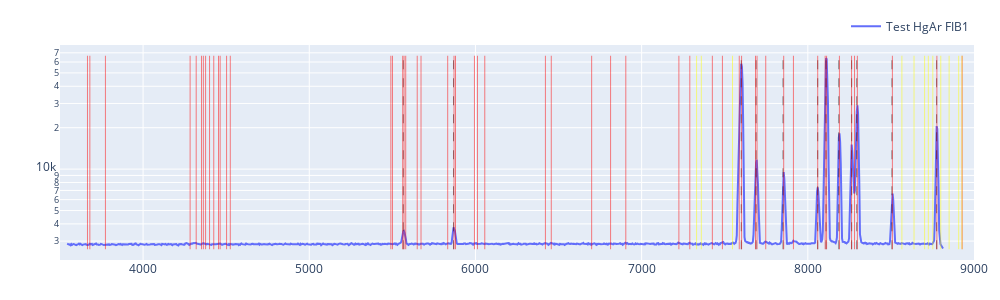

Notebook source saved alongside this figure:
### Code cell
import numpy as np
import plotly.graph_objects as go

def to_native_float(a):
    a = np.asarray(a)

    if a.dtype.byteorder not in ("=", "|"):
        a = a.byteswap().view(a.dtype.newbyteorder("="))

    return np.ascontiguousarray(a, dtype=np.float64)

# Convert arrays for Plotly (native endian)
x = to_native_float(solx)
y2 = to_native_float(kr_f1)

fig = go.Figure()
fig.add_trace(go.Scatter(x=x, y=y2, mode="lines", name="Test HgAr FIB1"))

peaks, _ = find_peaks(kr_f1, height=1000, width=(0, 15), prominence=500)
peaks = refine_peaks(kr_f1, peaks, window_width=5)

ymin = np.nanmin(y1[y1 > 0])
ymax = np.nanmax(y1)

for p in peaks:
    xp = float(x[int(p)])

    fig.add_trace(
        go.Scatter(
            x=[xp, xp],
            y=[ymin, ymax],
            mode="lines",
            line=dict(color="black", width=0.5, dash="dash"),
            hovertemplate=(
                "Peak<br>"
                f"pixel = {p:.2f}<br>"
                "λ = %{x:.2f}<br>"
                "<extra></extra>"
            ),
            showlegend=False
        )
    )

for line in newport_kr["Wavelength (nm)"]:
    lam = float(line) * 10.0
    fig.add_trace(
        go.Scatter(
            x=[lam, lam],
            y=[ymin, ymax],
            mode="lines",
            line=dict(color="red", width=0.5),
            hovertemplate=(
                "Kr line<br>"
                "λ = %{x:.2f}<br>"
                "<extra></extra>"
            ),
            showlegend=False
        )
    )
for line in newport_kr["Wavelength (nm)"]:
    lam = float(line) * 10.0 * 2
    fig.add_trace(
        go.Scatter(
            x=[lam, lam],
            y=[ymin, ymax],
            mode="lines",
            line=dict(color="yellow", width=0.5),
            hovertemplate=(
                "Kr 2rd line<br>"
                "λ = %{x:.2f}<br>"
                "<extra></extra>"
            ),
            showlegend=False
        )
    )

fig.update_layout(
    width=1000,
    height=300,
    yaxis_type="log",
    xaxis_range=[3500, 9000],
    margin=dict(l=60, r=20, t=40, b=40),
    legend=dict(orientation="h", y=1.02, x=1, xanchor="right", yanchor="bottom"),
)

fig.show()

### Figure 1 — Plotly figure (JSON) as saved in the notebook; plotly's stock layout.template omitted (floating-point values rounded to 4 significant figures; data arrays with more than 128 entries replaced by an {"elided": "..."} marker saying what was removed)
{"data": [{"mode": "lines", "name": "Test HgAr FIB1", "type": "scatter", "x": {"elided": "1340 float values"}, "y": {"elided": "1340 float values"}}, {"hovertemplate": "Peak<br>pixel = 502.74<br>λ = %{x:.2f}<br><extra></extra>", "line": {"color": "black", "dash": "dash", "width": 0.5}, "mode": "lines", "showlegend": false, "type": "scatter", "x": [5566.0, 5566.0], "y": [2617.0, 66660.0]}, {"hovertemplate": "Peak<br>pixel = 579.51<br>λ = %{x:.2f}<br><extra></extra>", "line": {"color": "black", "dash": "dash", "width": 0.5}, "mode": "lines", "showlegend": false, "type": "scatter", "x": [5868.0, 5868.0], "y": [2617.0, 66660.0]}, {"hovertemplate": "Peak<br>pixel = 1024.09<br>λ = %{x:.2f}<br><extra></extra>", "line": {"color": "black", "dash": "dash", "width": 0.5}, "mode": "lines", "showlegend": false, "type": "scatter", "x": [7600.0, 7600.0], "y": [2617.0, 66660.0]}, {"hovertemplate": "Peak<br>pixel = 1047.66<br>λ = %{x:.2f}<br><extra></extra>", "line": {"color": "black", "dash": "dash", "width": 0.5}, "mode": "lines", "showlegend": false, "type": "scatter", "x": [7689.0, 7689.0], "y": [2617.0, 66660.0]}, {"hovertemplate": "Peak<br>pixel = 1089.97<br>λ = %{x:.2f}<br><extra></extra>", "line": {"color": "black", "dash": "dash", "width": 0.5}, "mode": "lines", "showlegend": false, "type": "scatter", "x": [7851.0, 7851.0], "y": [2617.0, 66660.0]}, {"hovertemplate": "Peak<br>pixel = 1143.00<br>λ = %{x:.2f}<br><extra></extra>", "line": {"color": "black", "dash": "dash", "width": 0.5}, "mode": "lines", "showlegend": false, "type": "scatter", "x": [8059.0, 8059.0], "y": [2617.0, 66660.0]}, {"hovertemplate": "Peak<br>pixel = 1156.57<br>λ = %{x:.2f}<br><extra></extra>", "line": {"color": "black", "dash": "dash", "width": 0.5}, "mode": "lines", "showlegend": false, "type": "scatter", "x": [8110.0, 8110.0], "y": [2617.0, 66660.0]}, {"hovertemplate": "Peak<br>pixel = 1176.94<br>λ = %{x:.2f}<br><extra></extra>", "line": {"color": "black", "dash": "dash", "width": 0.5}, "mode": "lines", "showlegend": false, "type": "scatter", "x": [8187.0, 8187.0], "y": [2617.0, 66660.0]}, {"hovertemplate": "Peak<br>pixel = 1196.30<br>λ = %{x:.2f}<br><extra></extra>", "line": {"color": "black", "dash": "dash", "width": 0.5}, "mode": "lines", "showlegend": false, "type": "scatter", "x": [8264.0, 8264.0], "y": [2617.0, 66660.0]}, {"hovertemplate": "Peak<br>pixel = 1204.94<br>λ = %{x:.2f}<br><extra></extra>", "line": {"color": "black", "dash": "dash", "width": 0.5}, "mode": "lines", "showlegend": false, "type": "scatter", "x": [8295.0, 8295.0], "y": [2617.0, 66660.0]}, {"hovertemplate": "Peak<br>pixel = 1259.73<br>λ = %{x:.2f}<br><extra></extra>", "line": {"color": "black", "dash": "dash", "width": 0.5}, "mode": "lines", "showlegend": false, "type": "scatter", "x": [8506.0, 8506.0], "y": [2617.0, 66660.0]}, {"hovertemplate": "Peak<br>pixel = 1329.28<br>λ = %{x:.2f}<br><extra></extra>", "line": {"color": "black", "dash": "dash", "width": 0.5}, "mode": "lines", "showlegend": false, "type": "scatter", "x": [8775.0, 8775.0], "y": [2617.0, 66660.0]}, {"hovertemplate": "Kr line<br>λ = %{x:.2f}<br><extra></extra>", "line": {"color": "red", "width": 0.5}, "mode": "lines", "showlegend": false, "type": "scatter", "x": [3665.0, 3665.0], "y": [2617.0, 66660.0]}, {"hovertemplate": "Kr line<br>λ = %{x:.2f}<br><extra></extra>", "line": {"color": "red", "width": 0.5}, "mode": "lines", "showlegend": false, "type": "scatter", "x": [3680.0, 3680.0], "y": [2617.0, 66660.0]}, {"hovertemplate": "Kr line<br>λ = %{x:.2f}<br><extra></extra>", "line": {"color": "red", "width": 0.5}, "mode": "lines", "showlegend": false, "type": "scatter", "x": [3773.0, 3773.0], "y": [2617.0, 66660.0]}, {"hovertemplate": "Kr line<br>λ = %{x:.2f}<br><extra></extra>", "line": {"color": "red", "width": 0.5}, "mode": "lines", "showlegend": false, "type": "scatter", "x": [4283, 4283], "y": [2617.0, 66660.0]}, {"hovertemplate": "Kr line<br>λ = %{x:.2f}<br><extra></extra>", "line": {"color": "red", "width": 0.5}, "mode": "lines", "showlegend": false, "type": "scatter", "x": [4320.0, 4320.0], "y": [2617.0, 66660.0]}, {"hovertemplate": "Kr line<br>λ = %{x:.2f}<br><extra></extra>", "line": {"color": "red", "width": 0.5}, "mode": "lines", "showlegend": false, "type": "scatter", "x": [4351.0, 4351.0], "y": [2617.0, 66660.0]}, {"hovertemplate": "Kr line<br>λ = %{x:.2f}<br><extra></extra>", "line": {"color": "red", "width": 0.5}, "mode": "lines", "showlegend": false, "type": "scatter", "x": [4363.0, 4363.0], "y": [2617.0, 66660.0]}, {"hovertemplate": "Kr line<br>λ = %{x:.2f}<br><extra></extra>", "line": {"color": "red", "width": 0.5}, "mode": "lines", "showlegend": false, "type": "scatter", "x": [4376.0, 4376.0], "y": [2617.0, 66660.0]}, {"hovertemplate": "Kr line<br>λ = %{x:.2f}<br><extra></extra>", "line": {"color": "red", "width": 0.5}, "mode": "lines", "showlegend": false, "type": "scatter", "x": [4400, 4400], "y": [2617.0, 66660.0]}, {"hovertemplate": "Kr line<br>λ = %{x:.2f}<br><extra></extra>", "line": {"color": "red", "width": 0.5}, "mode": "lines", "showlegend": false, "type": "scatter", "x": [4425.0, 4425.0], "y": [2617.0, 66660.0]}, {"hovertemplate": "Kr line<br>λ = %{x:.2f}<br><extra></extra>", "line": {"color": "red", "width": 0.5}, "mode": "lines", "showlegend": false, "type": "scatter", "x": [4454.0, 4454.0], "y": [2617.0, 66660.0]}, {"hovertemplate": "Kr line<br>λ = %{x:.2f}<br><extra></extra>", "line": {"color": "red", "width": 0.5}, "mode": "lines", "showlegend": false, "type": "scatter", "x": [4464.0, 4464.0], "y": [2617.0, 66660.0]}, {"hovertemplate": "Kr line<br>λ = %{x:.2f}<br><extra></extra>", "line": {"color": "red", "width": 0.5}, "mode": "lines", "showlegend": false, "type": "scatter", "x": [4502.0, 4502.0], "y": [2617.0, 66660.0]}, {"hovertemplate": "Kr line<br>λ = %{x:.2f}<br><extra></extra>", "line": {"color": "red", "width": 0.5}, "mode": "lines", "showlegend": false, "type": "scatter", "x": [4525.0, 4525.0], "y": [2617.0, 66660.0]}, {"hovertemplate": "Kr line<br>λ = %{x:.2f}<br><extra></extra>", "line": {"color": "red", "width": 0.5}, "mode": "lines", "showlegend": false, "type": "scatter", "x": [5491.0, 5491.0], "y": [2617.0, 66660.0]}, {"hovertemplate": "Kr line<br>λ = %{x:.2f}<br><extra></extra>", "line": {"color": "red", "width": 0.5}, "mode": "lines", "showlegend": false, "type": "scatter", "x": [5501.0, 5501.0], "y": [2617.0, 66660.0]}, {"hovertemplate": "Kr line<br>λ = %{x:.2f}<br><extra></extra>", "line": {"color": "red", "width": 0.5}, "mode": "lines", "showlegend": false, "type": "scatter", "x": [5562.0, 5562.0], "y": [2617.0, 66660.0]}, {"hovertemplate": "Kr line<br>λ = %{x:.2f}<br><extra></extra>", "line": {"color": "red", "width": 0.5}, "mode": "lines", "showlegend": false, "type": "scatter", "x": [5570.0, 5570.0], "y": [2617.0, 66660.0]}, {"hovertemplate": "Kr line<br>λ = %{x:.2f}<br><extra></extra>", "line": {"color": "red", "width": 0.5}, "mode": "lines", "showlegend": false, "type": "scatter", "x": [5580.0, 5580.0], "y": [2617.0, 66660.0]}, {"hovertemplate": "Kr line<br>λ = %{x:.2f}<br><extra></extra>", "line": {"color": "red", "width": 0.5}, "mode": "lines", "showlegend": false, "type": "scatter", "x": [5650.0, 5650.0], "y": [2617.0, 66660.0]}, {"hovertemplate": "Kr line<br>λ = %{x:.2f}<br><extra></extra>", "line": {"color": "red", "width": 0.5}, "mode": "lines", "showlegend": false, "type": "scatter", "x": [5672.0, 5672.0], "y": [2617.0, 66660.0]}, {"hovertemplate": "Kr line<br>λ = %{x:.2f}<br><extra></extra>", "line": {"color": "red", "width": 0.5}, "mode": "lines", "showlegend": false, "type": "scatter", "x": [5833.0, 5833.0], "y": [2617.0, 66660.0]}, {"hovertemplate": "Kr line<br>λ = %{x:.2f}<br><extra></extra>", "line": {"color": "red", "width": 0.5}, "mode": "lines", "showlegend": false, "type": "scatter", "x": [5871.0, 5871.0], "y": [2617.0, 66660.0]}, {"hovertemplate": "Kr line<br>λ = %{x:.2f}<br><extra></extra>", "line": {"color": "red", "width": 0.5}, "mode": "lines", "showlegend": false, "type": "scatter", "x": [5880.0, 5880.0], "y": [2617.0, 66660.0]}, {"hovertemplate": "Kr line<br>λ = %{x:.2f}<br><extra></extra>", "line": {"color": "red", "width": 0.5}, "mode": "lines", "showlegend": false, "type": "scatter", "x": [5994.0, 5994.0], "y": [2617.0, 66660.0]}, {"hovertemplate": "Kr line<br>λ = %{x:.2f}<br><extra></extra>", "line": {"color": "red", "width": 0.5}, "mode": "lines", "showlegend": false, "type": "scatter", "x": [6012.0, 6012.0], "y": [2617.0, 66660.0]}, {"hovertemplate": "Kr line<br>λ = %{x:.2f}<br><extra></extra>", "line": {"color": "red", "width": 0.5}, "mode": "lines", "showlegend": false, "type": "scatter", "x": [6056.0, 6056.0], "y": [2617.0, 66660.0]}, {"hovertemplate": "Kr line<br>λ = %{x:.2f}<br><extra></extra>", "line": {"color": "red", "width": 0.5}, "mode": "lines", "showlegend": false, "type": "scatter", "x": [6421, 6421], "y": [2617.0, 66660.0]}, {"hovertemplate": "Kr line<br>λ = %{x:.2f}<br><extra></extra>", "line": {"color": "red", "width": 0.5}, "mode": "lines", "showlegend": false, "type": "scatter", "x": [6456.0, 6456.0], "y": [2617.0, 66660.0]}, {"hovertemplate": "Kr line<br>λ = %{x:.2f}<br><extra></extra>", "line": {"color": "red", "width": 0.5}, "mode": "lines", "showlegend": false, "type": "scatter", "x": [6699.0, 6699.0], "y": [2617.0, 66660.0]}, {"hovertemplate": "Kr line<br>λ = %{x:.2f}<br><extra></extra>", "line": {"color": "red", "width": 0.5}, "mode": "lines", "showlegend": false, "type": "scatter", "x": [6813.0, 6813.0], "y": [2617.0, 66660.0]}, {"hovertemplate": "Kr line<br>λ = %{x:.2f}<br><extra></extra>", "line": {"color": "red", "width": 0.5}, "mode": "lines", "showlegend": false, "type": "scatter", "x": [6905.0, 6905.0], "y": [2617.0, 66660.0]}, {"hovertemplate": "Kr line<br>λ = %{x:.2f}<br><extra></extra>", "line": {"color": "red", "width": 0.5}, "mode": "lines", "showlegend": false, "type": "scatter", "x": [7224.0, 7224.0], "y": [2617.0, 66660.0]}, {"hovertemplate": "Kr line<br>λ = %{x:.2f}<br><extra></extra>", "line": {"color": "red", "width": 0.5}, "mode": "lines", "showlegend": false, "type": "scatter", "x": [7290.0, 7290.0], "y": [2617.0, 66660.0]}, {"hovertemplate": "Kr line<br>λ = %{x:.2f}<br><extra></extra>", "line": {"color": "red", "width": 0.5}, "mode": "lines", "showlegend": false, "type": "scatter", "x": [7426.0, 7426.0], "y": [2617.0, 66660.0]}, {"hovertemplate": "Kr line<br>λ = %{x:.2f}<br><extra></extra>", "line": {"color": "red", "width": 0.5}, "mode": "lines", "showlegend": false, "type": "scatter", "x": [7486.0, 7486.0], "y": [2617.0, 66660.0]}, {"hovertemplate": "Kr line<br>λ = %{x:.2f}<br><extra></extra>", "line": {"color": "red", "width": 0.5}, "mode": "lines", "showlegend": false, "type": "scatter", "x": [7587.0, 7587.0], "y": [2617.0, 66660.0]}, {"hovertemplate": "Kr line<br>λ = %{x:.2f}<br><extra></extra>", "line": {"color": "red", "width": 0.5}, "mode": "lines", "showlegend": false, "type": "scatter", "x": [7602.0, 7602.0], "y": [2617.0, 66660.0]}, {"hovertemplate": "Kr line<br>λ = %{x:.2f}<br><extra></extra>", "line": {"color": "red", "width": 0.5}, "mode": "lines", "showlegend": false, "type": "scatter", "x": [7685.0, 7685.0], "y": [2617.0, 66660.0]}, {"hovertemplate": "Kr line<br>λ = %{x:.2f}<br><extra></extra>", "line": {"color": "red", "width": 0.5}, "mode": "lines", "showlegend": false, "type": "scatter", "x": [7694.0, 7694.0], "y": [2617.0, 66660.0]}, {"hovertemplate": "Kr line<br>λ = %{x:.2f}<br><extra></extra>", "line": {"color": "red", "width": 0.5}, "mode": "lines", "showlegend": false, "type": "scatter", "x": [7747.0, 7747.0], "y": [2617.0, 66660.0]}, {"hovertemplate": "Kr line<br>λ = %{x:.2f}<br><extra></extra>", "line": {"color": "red", "width": 0.5}, "mode": "lines", "showlegend": false, "type": "scatter", "x": [7855.0, 7855.0], "y": [2617.0, 66660.0]}, {"hovertemplate": "Kr line<br>λ = %{x:.2f}<br><extra></extra>", "line": {"color": "red", "width": 0.5}, "mode": "lines", "showlegend": false, "type": "scatter", "x": [7913.0, 7913.0], "y": [2617.0, 66660.0]}, {"hovertemplate": "Kr line<br>λ = %{x:.2f}<br><extra></extra>", "line": {"color": "red", "width": 0.5}, "mode": "lines", "showlegend": false, "type": "scatter", "x": [8060.0, 8060.0], "y": [2617.0, 66660.0]}, {"hovertemplate": "Kr line<br>λ = %{x:.2f}<br><extra></extra>", "line": {"color": "red", "width": 0.5}, "mode": "lines", "showlegend": false, "type": "scatter", "x": [8104.0, 8104.0], "y": [2617.0, 66660.0]}, {"hovertemplate": "Kr line<br>λ = %{x:.2f}<br><extra></extra>", "line": {"color": "red", "width": 0.5}, "mode": "lines", "showlegend": false, "type": "scatter", "x": [8113.0, 8113.0], "y": [2617.0, 66660.0]}, {"hovertemplate": "Kr line<br>λ = %{x:.2f}<br><extra></extra>", "line": {"color": "red", "width": 0.5}, "mode": "lines", "showlegend": false, "type": "scatter", "x": [8190.0, 8190.0], "y": [2617.0, 66660.0]}, {"hovertemplate": "Kr line<br>λ = %{x:.2f}<br><extra></extra>", "line": {"color": "red", "width": 0.5}, "mode": "lines", "showlegend": false, "type": "scatter", "x": [8263.0, 8263.0], "y": [2617.0, 66660.0]}, {"hovertemplate": "Kr line<br>λ = %{x:.2f}<br><extra></extra>", "line": {"color": "red", "width": 0.5}, "mode": "lines", "showlegend": false, "type": "scatter", "x": [8281.0, 8281.0], "y": [2617.0, 66660.0]}, {"hovertemplate": "Kr line<br>λ = %{x:.2f}<br><extra></extra>", "line": {"color": "red", "width": 0.5}, "mode": "lines", "showlegend": false, "type": "scatter", "x": [8298.0, 8298.0], "y": [2617.0, 66660.0]}, {"hovertemplate": "Kr line<br>λ = %{x:.2f}<br><extra></extra>", "line": {"color": "red", "width": 0.5}, "mode": "lines", "showlegend": false, "type": "scatter", "x": [8509.0, 8509.0], "y": [2617.0, 66660.0]}, {"hovertemplate": "Kr line<br>λ = %{x:.2f}<br><extra></extra>", "line": {"color": "red", "width": 0.5}, "mode": "lines", "showlegend": false, "type": "scatter", "x": [8777.0, 8777.0], "y": [2617.0, 66660.0]}, {"hovertemplate": "Kr line<br>λ = %{x:.2f}<br><extra></extra>", "line": {"color": "red", "width": 0.5}, "mode": "lines", "showlegend": false, "type": "scatter", "x": [8929.0, 8929.0], "y": [2617.0, 66660.0]}, {"hovertemplate": "Kr 2rd line<br>λ = %{x:.2f}<br><extra></extra>", "line": {"color": "yellow", "width": 0.5}, "mode": "lines", "showlegend": false, "type": "scatter", "x": [7331.0, 7331.0], "y": [2617.0, 66660.0]}, {"hovertemplate": "Kr 2rd line<br>λ = %{x:.2f}<br><extra></extra>", "line": {"color": "yellow", "width": 0.5}, "mode": "lines", "showlegend": false, "type": "scatter", "x": [7359.0, 7359.0], "y": [2617.0, 66660.0]}, {"hovertemplate": "Kr 2rd line<br>λ = %{x:.2f}<br><extra></extra>", "line": {"color": "yellow", "width": 0.5}, "mode": "lines", "showlegend": false, "type": "scatter", "x": [7547.0, 7547.0], "y": [2617.0, 66660.0]}, {"hovertemplate": "Kr 2rd line<br>λ = %{x:.2f}<br><extra></extra>", "line": {"color": "yellow", "width": 0.5}, "mode": "lines", "showlegend": false, "type": "scatter", "x": [8566, 8566], "y": [2617.0, 66660.0]}, {"hovertemplate": "Kr 2rd line<br>λ = %{x:.2f}<br><extra></extra>", "line": {"color": "yellow", "width": 0.5}, "mode": "lines", "showlegend": false, "type": "scatter", "x": [8639.0, 8639.0], "y": [2617.0, 66660.0]}, {"hovertemplate": "Kr 2rd line<br>λ = %{x:.2f}<br><extra></extra>", "line": {"color": "yellow", "width": 0.5}, "mode": "lines", "showlegend": false, "type": "scatter", "x": [8703.0, 8703.0], "y": [2617.0, 66660.0]}, {"hovertemplate": "Kr 2rd line<br>λ = %{x:.2f}<br><extra></extra>", "line": {"color": "yellow", "width": 0.5}, "mode": "lines", "showlegend": false, "type": "scatter", "x": [8725.0, 8725.0], "y": [2617.0, 66660.0]}, {"hovertemplate": "Kr 2rd line<br>λ = %{x:.2f}<br><extra></extra>", "line": {"color": "yellow", "width": 0.5}, "mode": "lines", "showlegend": false, "type": "scatter", "x": [8752.0, 8752.0], "y": [2617.0, 66660.0]}, {"hovertemplate": "Kr 2rd line<br>λ = %{x:.2f}<br><extra></extra>", "line": {"color": "yellow", "width": 0.5}, "mode": "lines", "showlegend": false, "type": "scatter", "x": [8800, 8800], "y": [2617.0, 66660.0]}, {"hovertemplate": "Kr 2rd line<br>λ = %{x:.2f}<br><extra></extra>", "line": {"color": "yellow", "width": 0.5}, "mode": "lines", "showlegend": false, "type": "scatter", "x": [8850.0, 8850.0], "y": [2617.0, 66660.0]}, {"hovertemplate": "Kr 2rd line<br>λ = %{x:.2f}<br><extra></extra>", "line": {"color": "yellow", "width": 0.5}, "mode": "lines", "showlegend": false, "type": "scatter", "x": [8908.0, 8908.0], "y": [2617.0, 66660.0]}, {"hovertemplate": "Kr 2rd line<br>λ = %{x:.2f}<br><extra></extra>", "line": {"color": "yellow", "width": 0.5}, "mode": "lines", "showlegend": false, "type": "scatter", "x": [8927.0, 8927.0], "y": [2617.0, 66660.0]}, {"hovertemplate": "Kr 2rd line<br>λ = %{x:.2f}<br><extra></extra>", "line": {"color": "yellow", "width": 0.5}, "mode": "lines", "showlegend": false, "type": "scatter", "x": [9005.0, 9005.0], "y": [2617.0, 66660.0]}, {"hovertemplate": "Kr 2rd line<br>λ = %{x:.2f}<br><extra></extra>", "line": {"color": "yellow", "width": 0.5}, "mode": "lines", "showlegend": false, "type": "scatter", "x": [9049.0, 9049.0], "y": [2617.0, 66660.0]}, {"hovertemplate": "Kr 2rd line<br>λ = %{x:.2f}<br><extra></extra>", "line": {"color": "yellow", "width": 0.5}, "mode": "lines", "showlegend": false, "type": "scatter", "x": [10980.0, 10980.0], "y": [2617.0, 66660.0]}, {"hovertemplate": "Kr 2rd line<br>λ = %{x:.2f}<br><extra></extra>", "line": {"color": "yellow", "width": 0.5}, "mode": "lines", "showlegend": false, "type": "scatter", "x": [11000.0, 11000.0], "y": [2617.0, 66660.0]}, {"hovertemplate": "Kr 2rd line<br>λ = %{x:.2f}<br><extra></extra>", "line": {"color": "yellow", "width": 0.5}, "mode": "lines", "showlegend": false, "type": "scatter", "x": [11120.0, 11120.0], "y": [2617.0, 66660.0]}, {"hovertemplate": "Kr 2rd line<br>λ = %{x:.2f}<br><extra></extra>", "line": {"color": "yellow", "width": 0.5}, "mode": "lines", "showlegend": false, "type": "scatter", "x": [11140.0, 11140.0], "y": [2617.0, 66660.0]}, {"hovertemplate": "Kr 2rd line<br>λ = %{x:.2f}<br><extra></extra>", "line": {"color": "yellow", "width": 0.5}, "mode": "lines", "showlegend": false, "type": "scatter", "x": [11160.0, 11160.0], "y": [2617.0, 66660.0]}, {"hovertemplate": "Kr 2rd line<br>λ = %{x:.2f}<br><extra></extra>", "line": {"color": "yellow", "width": 0.5}, "mode": "lines", "showlegend": false, "type": "scatter", "x": [11300.0, 11300.0], "y": [2617.0, 66660.0]}, {"hovertemplate": "Kr 2rd line<br>λ = %{x:.2f}<br><extra></extra>", "line": {"color": "yellow", "width": 0.5}, "mode": "lines", "showlegend": false, "type": "scatter", "x": [11345, 11345], "y": [2617.0, 66660.0]}, {"hovertemplate": "Kr 2rd line<br>λ = %{x:.2f}<br><extra></extra>", "line": {"color": "yellow", "width": 0.5}, "mode": "lines", "showlegend": false, "type": "scatter", "x": [11670.0, 11670.0], "y": [2617.0, 66660.0]}, {"hovertemplate": "Kr 2rd line<br>λ = %{x:.2f}<br><extra></extra>", "line": {"color": "yellow", "width": 0.5}, "mode": "lines", "showlegend": false, "type": "scatter", "x": [11740.0, 11740.0], "y": [2617.0, 66660.0]}, {"hovertemplate": "Kr 2rd line<br>λ = %{x:.2f}<br><extra></extra>", "line": {"color": "yellow", "width": 0.5}, "mode": "lines", "showlegend": false, "type": "scatter", "x": [11760.0, 11760.0], "y": [2617.0, 66660.0]}, {"hovertemplate": "Kr 2rd line<br>λ = %{x:.2f}<br><extra></extra>", "line": {"color": "yellow", "width": 0.5}, "mode": "lines", "showlegend": false, "type": "scatter", "x": [11990.0, 11990.0], "y": [2617.0, 66660.0]}, {"hovertemplate": "Kr 2rd line<br>λ = %{x:.2f}<br><extra></extra>", "line": {"color": "yellow", "width": 0.5}, "mode": "lines", "showlegend": false, "type": "scatter", "x": [12020.0, 12020.0], "y": [2617.0, 66660.0]}, {"hovertemplate": "Kr 2rd line<br>λ = %{x:.2f}<br><extra></extra>", "line": {"color": "yellow", "width": 0.5}, "mode": "lines", "showlegend": false, "type": "scatter", "x": [12110.0, 12110.0], "y": [2617.0, 66660.0]}, {"hovertemplate": "Kr 2rd line<br>λ = %{x:.2f}<br><extra></extra>", "line": {"color": "yellow", "width": 0.5}, "mode": "lines", "showlegend": false, "type": "scatter", "x": [12842, 12842], "y": [2617.0, 66660.0]}, {"hovertemplate": "Kr 2rd line<br>λ = %{x:.2f}<br><extra></extra>", "line": {"color": "yellow", "width": 0.5}, "mode": "lines", "showlegend": false, "type": "scatter", "x": [12910.0, 12910.0], "y": [2617.0, 66660.0]}, {"hovertemplate": "Kr 2rd line<br>λ = %{x:.2f}<br><extra></extra>", "line": {"color": "yellow", "width": 0.5}, "mode": "lines", "showlegend": false, "type": "scatter", "x": [13400.0, 13400.0], "y": [2617.0, 66660.0]}, {"hovertemplate": "Kr 2rd line<br>λ = %{x:.2f}<br><extra></extra>", "line": {"color": "yellow", "width": 0.5}, "mode": "lines", "showlegend": false, "type": "scatter", "x": [13630.0, 13630.0], "y": [2617.0, 66660.0]}, {"hovertemplate": "Kr 2rd line<br>λ = %{x:.2f}<br><extra></extra>", "line": {"color": "yellow", "width": 0.5}, "mode": "lines", "showlegend": false, "type": "scatter", "x": [13810.0, 13810.0], "y": [2617.0, 66660.0]}, {"hovertemplate": "Kr 2rd line<br>λ = %{x:.2f}<br><extra></extra>", "line": {"color": "yellow", "width": 0.5}, "mode": "lines", "showlegend": false, "type": "scatter", "x": [14450.0, 14450.0], "y": [2617.0, 66660.0]}, {"hovertemplate": "Kr 2rd line<br>λ = %{x:.2f}<br><extra></extra>", "line": {"color": "yellow", "width": 0.5}, "mode": "lines", "showlegend": false, "type": "scatter", "x": [14580.0, 14580.0], "y": [2617.0, 66660.0]}, {"hovertemplate": "Kr 2rd line<br>λ = %{x:.2f}<br><extra></extra>", "line": {"color": "yellow", "width": 0.5}, "mode": "lines", "showlegend": false, "type": "scatter", "x": [14851, 14851], "y": [2617.0, 66660.0]}, {"hovertemplate": "Kr 2rd line<br>λ = %{x:.2f}<br><extra></extra>", "line": {"color": "yellow", "width": 0.5}, "mode": "lines", "showlegend": false, "type": "scatter", "x": [14970.0, 14970.0], "y": [2617.0, 66660.0]}, {"hovertemplate": "Kr 2rd line<br>λ = %{x:.2f}<br><extra></extra>", "line": {"color": "yellow", "width": 0.5}, "mode": "lines", "showlegend": false, "type": "scatter", "x": [15170.0, 15170.0], "y": [2617.0, 66660.0]}, {"hovertemplate": "Kr 2rd line<br>λ = %{x:.2f}<br><extra></extra>", "line": {"color": "yellow", "width": 0.5}, "mode": "lines", "showlegend": false, "type": "scatter", "x": [15203, 15203], "y": [2617.0, 66660.0]}, {"hovertemplate": "Kr 2rd line<br>λ = %{x:.2f}<br><extra></extra>", "line": {"color": "yellow", "width": 0.5}, "mode": "lines", "showlegend": false, "type": "scatter", "x": [15370.0, 15370.0], "y": [2617.0, 66660.0]}, {"hovertemplate": "Kr 2rd line<br>λ = %{x:.2f}<br><extra></extra>", "line": {"color": "yellow", "width": 0.5}, "mode": "lines", "showlegend": false, "type": "scatter", "x": [15389, 15389], "y": [2617.0, 66660.0]}, {"hovertemplate": "Kr 2rd line<br>λ = %{x:.2f}<br><extra></extra>", "line": {"color": "yellow", "width": 0.5}, "mode": "lines", "showlegend": false, "type": "scatter", "x": [15490.0, 15490.0], "y": [2617.0, 66660.0]}, {"hovertemplate": "Kr 2rd line<br>λ = %{x:.2f}<br><extra></extra>", "line": {"color": "yellow", "width": 0.5}, "mode": "lines", "showlegend": false, "type": "scatter", "x": [15710.0, 15710.0], "y": [2617.0, 66660.0]}, {"hovertemplate": "Kr 2rd line<br>λ = %{x:.2f}<br><extra></extra>", "line": {"color": "yellow", "width": 0.5}, "mode": "lines", "showlegend": false, "type": "scatter", "x": [15830.0, 15830.0], "y": [2617.0, 66660.0]}, {"hovertemplate": "Kr 2rd line<br>λ = %{x:.2f}<br><extra></extra>", "line": {"color": "yellow", "width": 0.5}, "mode": "lines", "showlegend": false, "type": "scatter", "x": [16119, 16119], "y": [2617.0, 66660.0]}, {"hovertemplate": "Kr 2rd line<br>λ = %{x:.2f}<br><extra></extra>", "line": {"color": "yellow", "width": 0.5}, "mode": "lines", "showlegend": false, "type": "scatter", "x": [16210.0, 16210.0], "y": [2617.0, 66660.0]}, {"hovertemplate": "Kr 2rd line<br>λ = %{x:.2f}<br><extra></extra>", "line": {"color": "yellow", "width": 0.5}, "mode": "lines", "showlegend": false, "type": "scatter", "x": [16230.0, 16230.0], "y": [2617.0, 66660.0]}, {"hovertemplate": "Kr 2rd line<br>λ = %{x:.2f}<br><extra></extra>", "line": {"color": "yellow", "width": 0.5}, "mode": "lines", "showlegend": false, "type": "scatter", "x": [16380.0, 16380.0], "y": [2617.0, 66660.0]}, {"hovertemplate": "Kr 2rd line<br>λ = %{x:.2f}<br><extra></extra>", "line": {"color": "yellow", "width": 0.5}, "mode": "lines", "showlegend": false, "type": "scatter", "x": [16530.0, 16530.0], "y": [2617.0, 66660.0]}, {"hovertemplate": "Kr 2rd line<br>λ = %{x:.2f}<br><extra></extra>", "line": {"color": "yellow", "width": 0.5}, "mode": "lines", "showlegend": false, "type": "scatter", "x": [16560.0, 16560.0], "y": [2617.0, 66660.0]}, {"hovertemplate": "Kr 2rd line<br>λ = %{x:.2f}<br><extra></extra>", "line": {"color": "yellow", "width": 0.5}, "mode": "lines", "showlegend": false, "type": "scatter", "x": [16600.0, 16600.0], "y": [2617.0, 66660.0]}, {"hovertemplate": "Kr 2rd line<br>λ = %{x:.2f}<br><extra></extra>", "line": {"color": "yellow", "width": 0.5}, "mode": "lines", "showlegend": false, "type": "scatter", "x": [17020.0, 17020.0], "y": [2617.0, 66660.0]}, {"hovertemplate": "Kr 2rd line<br>λ = %{x:.2f}<br><extra></extra>", "line": {"color": "yellow", "width": 0.5}, "mode": "lines", "showlegend": false, "type": "scatter", "x": [17550.0, 17550.0], "y": [2617.0, 66660.0]}, {"hovertemplate": "Kr 2rd line<br>λ = %{x:.2f}<br><extra></extra>", "line": {"color": "yellow", "width": 0.5}, "mode": "lines", "showlegend": false, "type": "scatter", "x": [17860.0, 17860.0], "y": [2617.0, 66660.0]}], "layout": {"height": 300, "legend": {"orientation": "h", "x": 1, "xanchor": "right", "y": 1.02, "yanchor": "bottom"}, "margin": {"b": 40, "l": 60, "r": 20, "t": 40}, "width": 1000, "xaxis": {"range": [3500, 9000]}, "yaxis": {"type": "log"}}}
